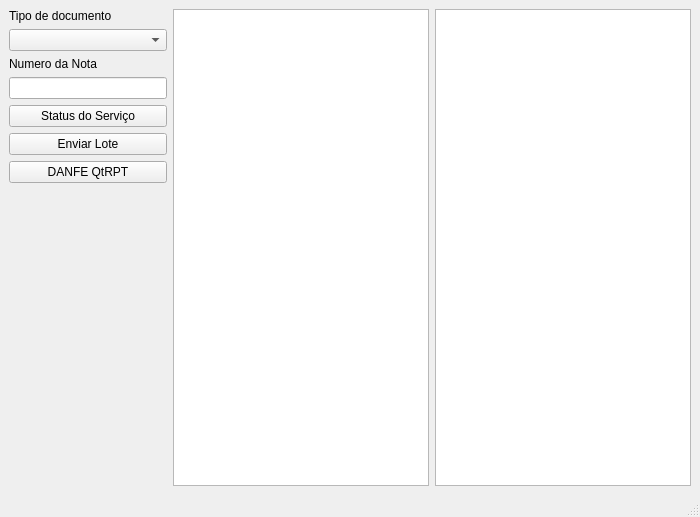
<?xml version="1.0" encoding="UTF-8"?>
<ui version="4.0">
 <class>MainWindow</class>
 <widget class="QMainWindow" name="MainWindow">
  <property name="geometry">
   <rect>
    <x>0</x>
    <y>0</y>
    <width>700</width>
    <height>517</height>
   </rect>
  </property>
  <property name="windowTitle">
   <string>MainWindow</string>
  </property>
  <widget class="QWidget" name="centralwidget">
   <layout class="QVBoxLayout" name="verticalLayout_4">
    <item>
     <layout class="QGridLayout" name="gridLayout">
      <item row="0" column="0">
       <layout class="QVBoxLayout" name="verticalLayout">
        <item>
         <widget class="QLabel" name="label_2">
          <property name="text">
           <string>Tipo de documento</string>
          </property>
         </widget>
        </item>
        <item>
         <widget class="QComboBox" name="cbTipoDoc">
          <property name="currentText">
           <string/>
          </property>
         </widget>
        </item>
       </layout>
      </item>
      <item row="0" column="1" rowspan="3">
       <widget class="QTextEdit" name="textSaida"/>
      </item>
      <item row="0" column="2" rowspan="3">
       <widget class="QTextEdit" name="textXML"/>
      </item>
      <item row="1" column="0">
       <layout class="QVBoxLayout" name="verticalLayout_2">
        <item>
         <widget class="QLabel" name="label">
          <property name="text">
           <string>Numero da Nota</string>
          </property>
         </widget>
        </item>
        <item>
         <widget class="QLineEdit" name="edtNumNota"/>
        </item>
       </layout>
      </item>
      <item row="2" column="0">
       <layout class="QVBoxLayout" name="verticalLayout_3">
        <item>
         <widget class="QPushButton" name="bt_status">
          <property name="text">
           <string>Status do Serviço</string>
          </property>
         </widget>
        </item>
        <item>
         <widget class="QPushButton" name="bt_enviarNF">
          <property name="text">
           <string>Enviar Lote</string>
          </property>
         </widget>
        </item>
        <item>
         <widget class="QPushButton" name="btDanfe">
          <property name="text">
           <string>DANFE QtRPT</string>
          </property>
         </widget>
        </item>
        <item>
         <spacer name="verticalSpacer">
          <property name="orientation">
           <enum>Qt::Vertical</enum>
          </property>
          <property name="sizeHint" stdset="0">
           <size>
            <width>20</width>
            <height>40</height>
           </size>
          </property>
         </spacer>
        </item>
       </layout>
      </item>
     </layout>
    </item>
   </layout>
  </widget>
  <widget class="QMenuBar" name="menubar">
   <property name="geometry">
    <rect>
     <x>0</x>
     <y>0</y>
     <width>700</width>
     <height>20</height>
    </rect>
   </property>
  </widget>
  <widget class="QStatusBar" name="statusbar"/>
 </widget>
 <resources/>
 <connections/>
</ui>
